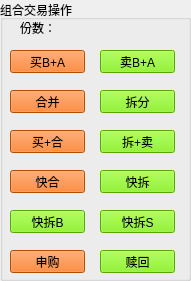
   <widget class="QGroupBox" name="groupBox_3">
    <property name="geometry">
     <rect>
      <x>600</x>
      <y>10</y>
      <width>191</width>
      <height>281</height>
     </rect>
    </property>
    <property name="title">
     <string>组合交易操作</string>
    </property>
    <widget class="QLabel" name="label_12">
     <property name="geometry">
      <rect>
       <x>20</x>
       <y>20</y>
       <width>41</width>
       <height>16</height>
      </rect>
     </property>
     <property name="text">
      <string>份数：</string>
     </property>
    </widget>
    <widget class="QPushButton" name="pushButton_2">
     <property name="geometry">
      <rect>
       <x>100</x>
       <y>50</y>
       <width>75</width>
       <height>23</height>
      </rect>
     </property>
     <property name="styleSheet">
      <string notr="true">QPushButton { background-color:#76EE00 }</string>
     </property>
     <property name="text">
      <string>卖B+A</string>
     </property>
    </widget>
    <widget class="QPushButton" name="pushButton_8">
     <property name="geometry">
      <rect>
       <x>10</x>
       <y>50</y>
       <width>75</width>
       <height>23</height>
      </rect>
     </property>
     <property name="styleSheet">
      <string notr="true">QPushButton { background-color:rgb(255, 106, 0) }</string>
     </property>
     <property name="text">
      <string>买B+A</string>
     </property>
    </widget>
    <widget class="QPushButton" name="pushButton_9">
     <property name="geometry">
      <rect>
       <x>10</x>
       <y>90</y>
       <width>75</width>
       <height>23</height>
      </rect>
     </property>
     <property name="styleSheet">
      <string notr="true">QPushButton { background-color:rgb(255, 106, 0) }</string>
     </property>
     <property name="text">
      <string>合并</string>
     </property>
    </widget>
    <widget class="QPushButton" name="pushButton_10">
     <property name="geometry">
      <rect>
       <x>10</x>
       <y>130</y>
       <width>75</width>
       <height>23</height>
      </rect>
     </property>
     <property name="styleSheet">
      <string notr="true">QPushButton { background-color:rgb(255, 106, 0) }</string>
     </property>
     <property name="text">
      <string>买+合</string>
     </property>
    </widget>
    <widget class="QPushButton" name="pushButton_11">
     <property name="geometry">
      <rect>
       <x>10</x>
       <y>170</y>
       <width>75</width>
       <height>23</height>
      </rect>
     </property>
     <property name="styleSheet">
      <string notr="true">QPushButton { background-color:rgb(255, 106, 0) }</string>
     </property>
     <property name="text">
      <string>快合</string>
     </property>
    </widget>
    <widget class="QPushButton" name="pushButton_12">
     <property name="geometry">
      <rect>
       <x>10</x>
       <y>210</y>
       <width>75</width>
       <height>23</height>
      </rect>
     </property>
     <property name="styleSheet">
      <string notr="true">QPushButton { background-color:#76EE00 }</string>
     </property>
     <property name="text">
      <string>快拆B</string>
     </property>
    </widget>
    <widget class="QPushButton" name="pushButton_13">
     <property name="geometry">
      <rect>
       <x>10</x>
       <y>250</y>
       <width>75</width>
       <height>23</height>
      </rect>
     </property>
     <property name="styleSheet">
      <string notr="true">QPushButton { background-color:rgb(255, 106, 0) }</string>
     </property>
     <property name="text">
      <string>申购</string>
     </property>
    </widget>
    <widget class="QPushButton" name="pushButton_14">
     <property name="geometry">
      <rect>
       <x>100</x>
       <y>90</y>
       <width>75</width>
       <height>23</height>
      </rect>
     </property>
     <property name="styleSheet">
      <string notr="true">QPushButton { background-color:#76EE00 }</string>
     </property>
     <property name="text">
      <string>拆分</string>
     </property>
    </widget>
    <widget class="QPushButton" name="pushButton_15">
     <property name="geometry">
      <rect>
       <x>100</x>
       <y>130</y>
       <width>75</width>
       <height>23</height>
      </rect>
     </property>
     <property name="styleSheet">
      <string notr="true">QPushButton { background-color:#76EE00 }</string>
     </property>
     <property name="text">
      <string>拆+卖</string>
     </property>
    </widget>
    <widget class="QPushButton" name="pushButton_16">
     <property name="geometry">
      <rect>
       <x>100</x>
       <y>170</y>
       <width>75</width>
       <height>23</height>
      </rect>
     </property>
     <property name="styleSheet">
      <string notr="true">QPushButton { background-color:#76EE00 }</string>
     </property>
     <property name="text">
      <string>快拆</string>
     </property>
    </widget>
    <widget class="QPushButton" name="pushButton_17">
     <property name="geometry">
      <rect>
       <x>100</x>
       <y>210</y>
       <width>75</width>
       <height>23</height>
      </rect>
     </property>
     <property name="styleSheet">
      <string notr="true">QPushButton { background-color:#76EE00 }</string>
     </property>
     <property name="text">
      <string>快拆S</string>
     </property>
    </widget>
    <widget class="QPushButton" name="pushButton_18">
     <property name="geometry">
      <rect>
       <x>100</x>
       <y>250</y>
       <width>75</width>
       <height>23</height>
      </rect>
     </property>
     <property name="styleSheet">
      <string notr="true">QPushButton { background-color:#76EE00 }</string>
     </property>
     <property name="text">
      <string>赎回</string>
     </property>
    </widget>
   </widget>
